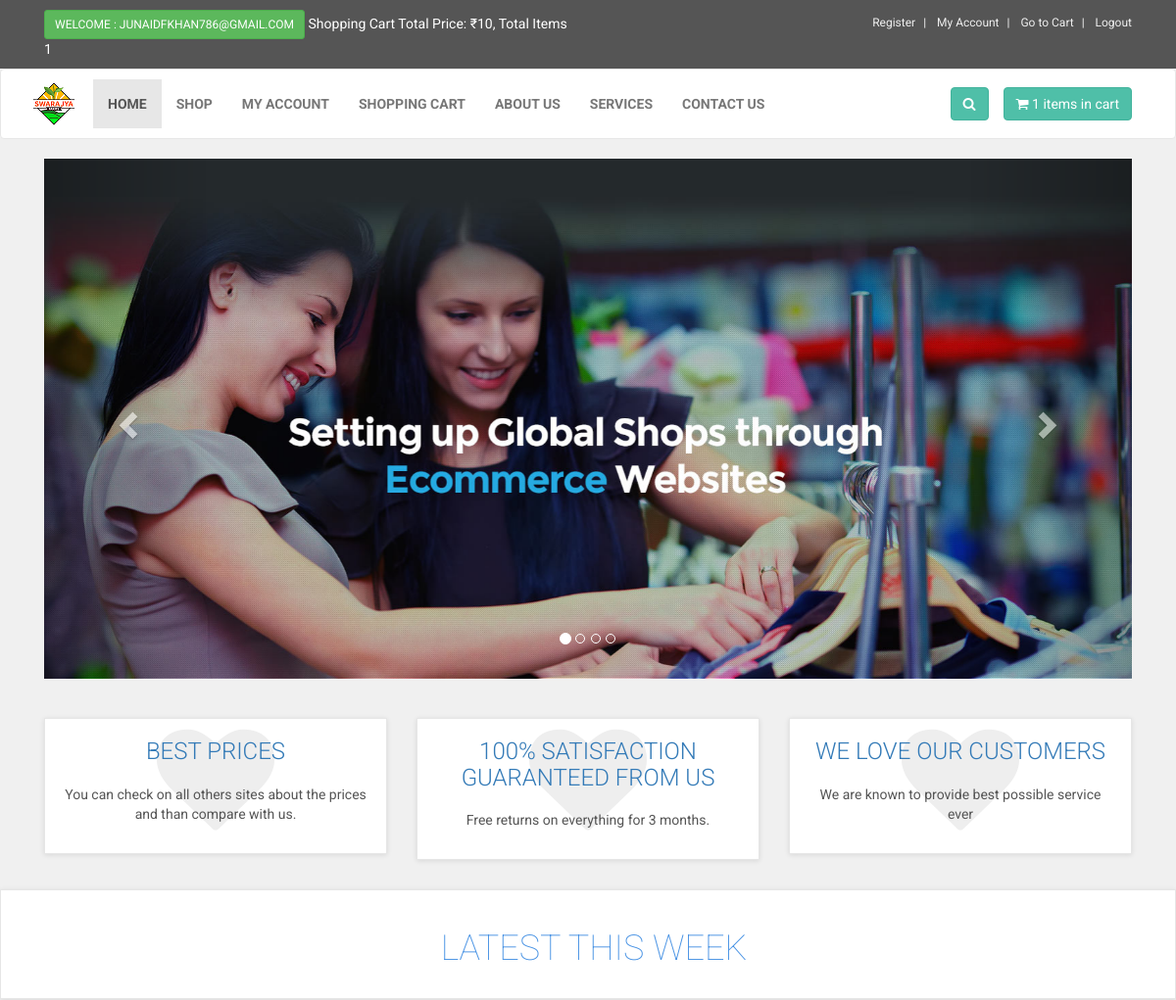
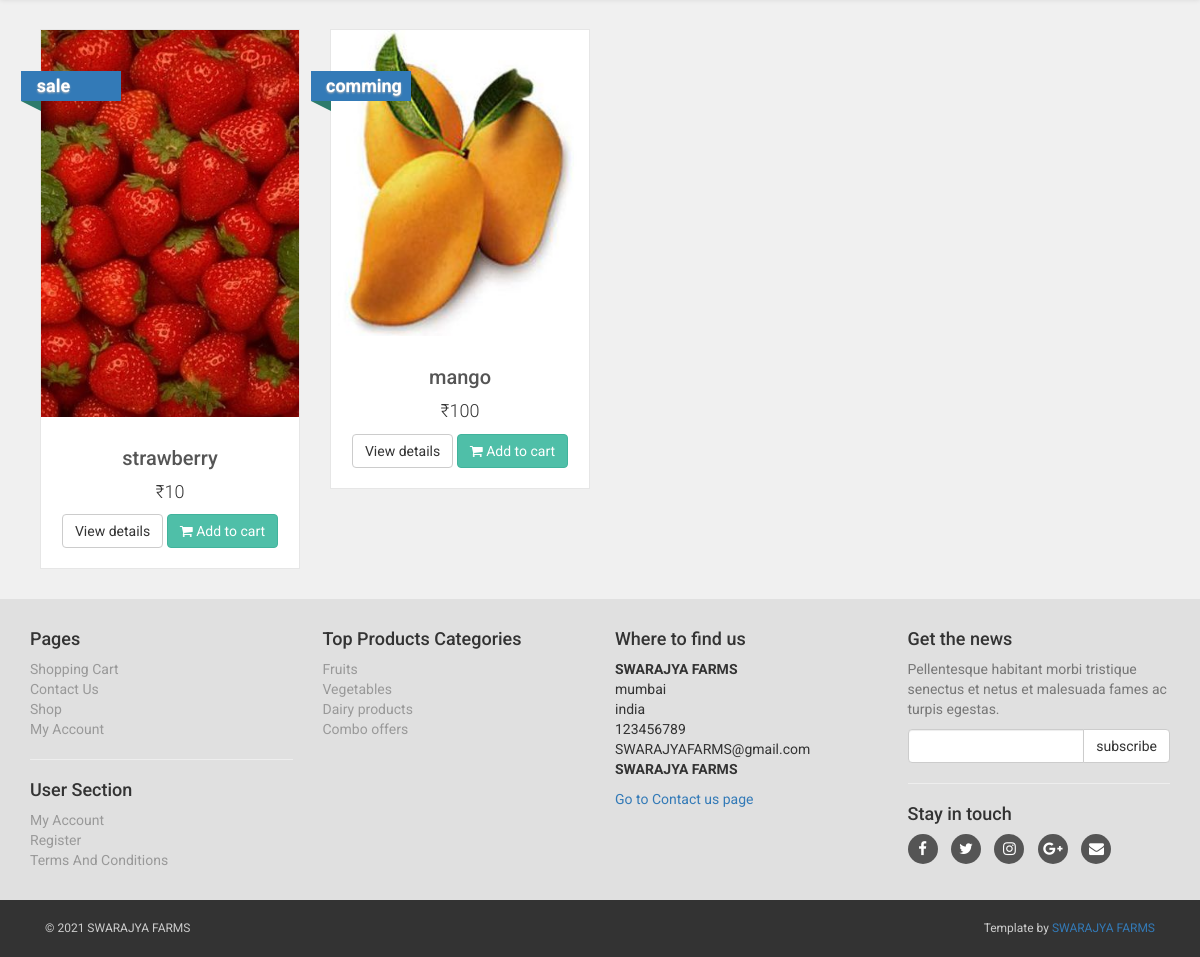
The app's page / (signed in) with its own data (2 pictures, top to bottom).
### tables this page shows
CREATE TABLE `slider` (
  `slide_id` int(10) NOT NULL,
  `slide_name` varchar(255) NOT NULL,
  `slide_image` text NOT NULL,
  `slide_url` varchar(255) NOT NULL
);

CREATE TABLE `boxes_section` (
  `box_id` int(10) NOT NULL,
  `box_title` text NOT NULL,
  `box_desc` text NOT NULL
);

CREATE TABLE `products` (
  `product_id` int(10) NOT NULL,
  `p_cat_id` int(10) NOT NULL,
  `cat_id` int(10) NOT NULL,
  `manufacturer_id` int(10) NOT NULL,
  `date` timestamp NOT NULL DEFAULT current_timestamp() ON UPDATE current_timestamp(),
  `product_title` text NOT NULL,
  `product_seo_desc` text NOT NULL,
  `product_url` text NOT NULL,
  `product_img1` text NOT NULL,
  `product_img2` text NOT NULL,
  `product_img3` text NOT NULL,
  `product_price` int(10) NOT NULL,
  `product_psp_price` int(100) NOT NULL,
  `product_desc` text NOT NULL,
  `product_features` text NOT NULL,
  `product_video` text NOT NULL,
  `product_keywords` text NOT NULL,
  `product_label` text NOT NULL,
  `product_type` text NOT NULL,
  `product_weight` decimal(10,1) NOT NULL,
  `status` varchar(255) NOT NULL
);

CREATE TABLE `product_categories` (
  `p_cat_id` int(10) NOT NULL,
  `p_cat_title` text NOT NULL,
  `p_cat_top` text NOT NULL,
  `p_cat_image` text NOT NULL
);

### index.php (the view, shortened to what this page needs)
<?php
include("includes/db.php");
include("functions/functions.php");
?>
<!DOCTYPE html>
<html>
<head>
<link href="styles/bootstrap.min.css" rel="stylesheet">
<link href="styles/style.css" rel="stylesheet">
<link href="font-awesome/css/font-awesome.min.css" rel="stylesheet">
</head>
<body>
<div id="top">
<div class="container">
<div class="col-md-6 offer">
<a href="#" class="btn btn-success btn-sm" >
<?php
if(!isset($_SESSION['customer_email'])){
echo "Welcome :Guest";
}else{
echo "Welcome : " . $_SESSION['customer_email'] . "";
}
?>
</a>
<a href="#">
Shopping Cart Total Price: <?php total_price(); ?>, Total Items <?php items(); ?>
</a>
</div>
<div class="col-md-6">
<ul class="menu">
<li>
<a href="customer_register.php">
Register
</a>
</li>
<li>
<?php
if(!isset($_SESSION['customer_email'])){
echo "<a href='checkout.php' >My Account</a>";
}
else{
echo "<a href='customer/my_account.php?my_orders'>My Account</a>";
}
?>
</li>
<li>
<a href="cart.php">
Go to Cart
</a>
</li>
<li>
<?php
if(!isset($_SESSION['customer_email'])){
echo "<a href='checkout.php'> Login </a>";
}else {
echo "<a href='logout.php'> Logout </a>";
}
?>
</li>
</ul>
</div>
</div>
</div>
<div class="navbar navbar-default" id="navbar">
<div class="container" >
<div class="navbar-header">
<a class="navbar-brand home" href="index.php" >
<img src="images/logo.png" alt="computerfever logo" class="hidden-xs" >
</a>
</div>
<div class="navbar-collapse collapse" id="navigation" >
<div class="padding-nav" >
<ul class="nav navbar-nav navbar-left">
<li class="active">
<a href="index.php"> Home </a>
</li>
<li>
<a href="shop.php"> Shop </a>
</li>
<li>
<?php
if(!isset($_SESSION['customer_email'])){
echo "<a href='checkout.php' >My Account</a>";
}
else{
echo "<a href='customer/my_account.php?my_orders'>My Account</a>";
}
?>
</li>
<li>
<a href="cart.php"> Shopping Cart </a>
</li>
<li>
<a href="about.php"> About Us </a>
</li>
<li>
<a href="services.php"> Services </a>
</li>
<li>
<a href="contact.php"> Contact Us </a>
</li>
</ul>
</div>
<a class="btn btn-primary navbar-btn right" href="cart.php">
<i class="fa fa-shopping-cart"></i>
<span> <?php items(); ?> items in cart </span>
</a>
<div class="navbar-collapse collapse right">
<button class="btn navbar-btn btn-primary" type="button" data-toggle="collapse" data-target="#search">
<i class="fa fa-search"></i>
</button>
</div>
</div>
</div>
</div>
<div class="container" id="slider">
<div class="col-md-12">
<div id="myCarousel" class="carousel slide" data-ride="carousel">
<ol class="carousel-indicators">
<li data-target="#myCarousel" data-slide-to="0" class="active"></li>
<li data-target="#myCarousel" data-slide-to="1"></li>
<li data-target="#myCarousel" data-slide-to="2"></li>
<li data-target="#myCarousel" data-slide-to="3"></li>
</ol>
<div class="carousel-inner">
<?php
$get_slides = "select * from slider LIMIT 0,1";
$run_slides = mysqli_query($con,$get_slides);
while($row_slides=mysqli_fetch_array($run_slides)){
$slide_image = $row_slides['slide_image'];
$slide_url = $row_slides['slide_url'];
echo "
<div class='item active'>
<a href='$slide_url'><img src='admin_area/slides_images/$slide_image'></a>
</div>
";
}
?>
</div>
<a class="left carousel-control" href="#myCarousel" data-slide="prev">
<span class="glyphicon glyphicon-chevron-left"> </span>
</a>
<a class="right carousel-control" href="#myCarousel" data-slide="next">
<span class="glyphicon glyphicon-chevron-right"> </span>
</a>
</div>
</div>
</div>
<div id="advantages">
<div class="container">
<div class="same-height-row">
<?php
$get_boxes = "select * from boxes_section";
$run_boxes = mysqli_query($con,$get_boxes);
while($run_boxes_section=mysqli_fetch_array($run_boxes)){
$box_title = $run_boxes_section['box_title'];
$box_desc = $run_boxes_section['box_desc'];
?>
<div class="col-sm-4">
<div class="box same-height">
<div class="icon">
<i class="fa fa-heart" ></i>
</div>
<h3><a href="#"> <?php echo $box_title; ?> </a></h3>
<p>
<?php echo $box_desc; ?>
</p>
</div>
</div>
<?php } ?>
</div>
</div>
</div>
<div id="hot">
<div class="box">
<div class="container">
<div class="col-md-12">
<h2>Latest this week</h2>
</div>
</div>
</div>
</div>
<div id="content" class="container">
<div class="row flex-wrap">
<?php
getPro();
?>
</div>
</div>
<?php
include("includes/footer.php");
?>
</body>
</html>

### functions/functions.php (shortened to what this page needs)
<?php
$db = mysqli_connect("localhost","root","","ecom_store");
function getRealUserIp(){
    switch(true){
      default : return $_SERVER['REMOTE_ADDR'];
    }
 }
function items(){
global $db;
$count_items = 0;
$ip_add = getRealUserIp();
$get_items = "select * from cart where ip_add='$ip_add'";
$run_items = mysqli_query($db,$get_items);
while($row_items = mysqli_fetch_array($run_items)){
$product_qty = $row_items['qty'];
$count_items += $product_qty;
}
echo $count_items;
}
function total_price(){
global $db;
$ip_add = getRealUserIp();
$total = 0;
$select_cart = "select * from cart where ip_add='$ip_add'";
$run_cart = mysqli_query($db,$select_cart);
while($record=mysqli_fetch_array($run_cart)){
$pro_qty = $record['qty'];
$sub_total = $record['p_price']*$pro_qty;
$total += $sub_total;
}
echo "&#8377;" . $total;
}
function getPro(){
global $db;
$get_products = "select * from products order by 1 DESC LIMIT 0,8";
$run_products = mysqli_query($db,$get_products);
while($row_products=mysqli_fetch_array($run_products)){
$pro_title = $row_products['product_title'];
$pro_price = $row_products['product_price'];
$pro_img1 = $row_products['product_img1'];
$pro_label = $row_products['product_label'];
$pro_psp_price = $row_products['product_psp_price'];
$pro_url = $row_products['product_url'];
if($pro_label == "Sale" or $pro_label == "Gift"){
$product_price = "<del> &#8377;$pro_price </del>";
$product_psp_price = "| &#8377;$pro_psp_price";
}
else{
$product_psp_price = "";
$product_price = "&#8377;$pro_price";
}
if($pro_label == ""){
$product_label = "";
}
else{
$product_label = "
<a class='label sale' href='#' style='color:black;'>
<div class='thelabel'>$pro_label</div>
<div class='label-background'> </div>
</a>
";
}
echo "
<div class='col-md-4 col-sm-6 single' >
<div class='product' >
<a href='$pro_url' >
<img src='admin_area/product_images/$pro_img1' class='img-responsive' >
</a>
<div class='text' >
<h3><a href='$pro_url' >$pro_title</a></h3>
<p class='price' > $product_price $product_psp_price </p>
<p class='buttons' >
<a href='$pro_url' class='btn btn-default' >View details</a>
<a href='$pro_url' class='btn btn-primary'>
<i class='fa fa-shopping-cart'></i> Add to cart
</a>
</p>
</div>
$product_label
</div>
</div>
";
}
}
?>

### includes/footer.php (shortened to what this page needs)
<div id="footer">
<div class="container">
<div class="row" >
<div class="col-md-3 col-sm-6" >
<h4>Pages</h4>
<ul>
<li><a href="cart.php">Shopping Cart</a></li>
<li><a href="contact.php">Contact Us</a></li>
<li><a href="shop.php">Shop</a></li>
<li>
<?php
if(!isset($_SESSION['customer_email'])){
echo "<a href='checkout.php' >My Account</a>";
}
else{
echo "<a href='customer/my_account.php?my_orders'>My Account</a>";
}
?>
</li>
</ul>
<hr>
<h4>User Section</h4>
<ul>
<li>
<?php
if(!isset($_SESSION['customer_email'])){
echo "<a href='checkout.php' >Login</a>";
}
else{
echo "<a href='customer/my_account.php?my_orders'>My Account</a>";
}
?>
</li>
<li><a href="customer_register.php">Register</a></li>
<li><a href="terms.php">Terms And Conditions </a></li>
</ul>
</div>
<div class="col-md-3 col-sm-6">
<h4> Top Products Categories </h4>
<ul>
<?php
$get_p_cats = "select * from product_categories";
$run_p_cats = mysqli_query($con,$get_p_cats);
while($row_p_cats = mysqli_fetch_array($run_p_cats)){
$p_cat_id = $row_p_cats['p_cat_id'];
$p_cat_title = $row_p_cats['p_cat_title'];
echo "<li> <a href='shop.php?p_cat=$p_cat_id'> $p_cat_title </a> </li>";
}
?>
</ul>
</div>
<div class="col-md-3 col-sm-6">
<h4>Where to find us</h4>
<p>
<strong>SWARAJYA FARMS</strong>
<br>mumbai
<br>india
<br>123456789
<br>SWARAJYAFARMS@gmail.com
<br>
<strong>SWARAJYA FARMS</strong>
</p>
<a href="contact.php">Go to Contact us page</a>
</div>
<div class="col-md-3 col-sm-6">
<h4>Get the news</h4>
<p class="text-muted">
Pellentesque habitant morbi tristique senectus et netus et malesuada fames ac turpis egestas.
</p>
<form action="https://feedburner.google.com/fb/a/mailverify" method="post" target="popupwindow" onsubmit="window.open('https://feedburner.google.com/fb/a/mailverify?uri=computerfever', 'popupwindow', 'scrollbars=yes,width=550,height=520');return true">
<div class="input-group">
<input type="text" class="form-control" name="email">
<span class="input-group-btn">
<input type="submit" value="subscribe" class="btn btn-default">
</span>
</div>
</form>
<hr>
<h4> Stay in touch </h4>
<p class="social">
<a href="#"><i class="fa fa-facebook"></i></a>
<a href="#"><i class="fa fa-twitter"></i></a>
<a href="#"><i class="fa fa-instagram"></i></a>
<a href="#"><i class="fa fa-google-plus"></i></a>
<a href="#"><i class="fa fa-envelope"></i></a>
</p>
</div>
</div>
</div>
</div>
<div id="copyright">
<div class="container" >
<div class="col-md-6" >
<p class="pull-left"> &copy; 2021 SWARAJYA FARMS </p>
</div>
<div class="col-md-6" >
<p class="pull-right" >
Template by <a href="#" >SWARAJYA FARMS</a>
</p>
</div>
</div>
</div>

### styles/style.css (style rules this page uses)
body { font-family: "Roboto", Helvetica, Arial, sans-serif; font-size: 14px; line-height: 1.42857143; color: #333333; background-color: #f0f0f0; overflow-x: hidden; }
#top { background: #555555; padding: 10px 0; }
#top .offer { color: #fff; }
#top .offer .btn { text-transform: uppercase; }
#top a { color: #fff; }
#top ul.menu { padding-top: 5px; margin: 0; text-align: right; font-size: 12px; list-style: none; }
#top ul.menu > li { display: inline-block; }
#top ul.menu > li a { color: #eeeeee; }
#top ul.menu > li + li:before { content: "|\00a0"; padding: 0 5px; color: #f7f7f7; }
.navbar { background:white; }
.navbar-collapse .right { float:right; }
.navbar-brand { float:left; padding: 10px 15px; font-size:18px; line-height:20px; height:70px; }
.navbar ul.nav > li > a { text-transform:uppercase; font-weight:bold; font-size:14px; }
.padding-nav { padding-top:10px; }
.btn-primary { color:rgb(255, 255, 255); background-color:rgb(79, 191, 168); border-color:rgb(65, 179, 156); }
#slider { margin-bottom:40px; }
.box { background: #fff; margin: 0 0 30px; border: solid 1px #e6e6e6; box-sizing: border-box; padding:20px; box-shadow: 0 1px 5px rgba(0, 0, 0, 0.1); }
#advantages { text-align:center; }
#advantages .box .icon { position: absolute; font-size: 120px; width:100%; text-align:center; top: -20px; left:0; height:100%; float:left; color:#eeeeee; transition: all 0.2s ease-out; z-index:1; box-sizing: border-box; }
#advantages .box h3 { position:relative; margin: 0 0 20px; font-weight: 300; text-transform: uppercase; z-index:2; }
#advantages .box p { position:relative; color:#555555; z-index:2; }
.flex-wrap { display: flex; flex-wrap: wrap; }
#hot h2 { text-transform: uppercase; font-size: 36px; color: #4993e4; font-weight: 100; text-align: center; }
#content { padding-left:25px; }
.single { width:290px; }
#content .product { background:#fff; border: solid 1px #e6e6e6; box-sizing: border-box; margin-bottom: 30px; }
#content .product .text p.price { font-size:18px; text-align:center; font-weight:300; }
#content .product .text .buttons { clear:both; text-align:center; }
#content .product .text h3 { text-align:center; font-size:20px; }
#content .product .text h3 a { color:rgb(85, 85, 85); }
#content .product .text { padding:10px 10px 0px; }
#content .product .text .buttons .btn { margin-bottom:10px; }
#footer { background: #e0e0e0; padding: 20px 0; }
#footer ul { padding-left: 0; list-style: none; }
#footer ul a { color:#999999; padding: 20px 0; }
#footer .social { text-align: left; }
#footer .social a { margin: 0 10px 0 0; color: #fff; display: inline-block; width: 30px; height: 30px; border-radius: 15px; line-height: 30px; font-size: 15px; text-align: center; transition: all 0.2s ease-out; vertical-align: bottom; background-color:#555555; }
#copyright { background:#333; color:#ccc; padding:20px 0; font-size:12px; }
#copyright p { margin: 0; }
.label { text-decoration : none; position: absolute; top: 50px; padding-left:51px; z-index: 20; }
.label .thelabel { position: relative; width: 100px; padding: 6px 50px 6px 15px; margin: 40px 50px 10px -71px; color: #fff; font-size:18px; font-weight:bold; background-color: #337ab7; text-shadow: 0px 1px 2px #bbb ; }
.label .thelabel:before, .label .thelabel:after { content: ''; position: absolute; width:0; height:0; }
.label .thelabel:after { left: 0px; top: 100%; border-width : 5px 10px; border-style: solid; border-color: #2d7b6b #2d7b6b transparent transparent; }
.label.sale { top: 0; }

### records on screen
slider: slide_image (picture)
boxes_section: box_title "BEST PRICES", box_desc "You can check on all others sites about the prices and than compare with us."
boxes_section: box_title "100% SATISFACTION GUARANTEED FROM US", box_desc "Free returns on everything for 3 months."
boxes_section: box_title "WE LOVE OUR CUSTOMERS", box_desc "We are known to provide best possible service ever"
products: product_img1 (picture), product_title "strawberry", product_price "₹10", product_label "sale"
products: product_img1 (picture), product_title "mango", product_price "₹100", product_label "comming"
product_categories: p_cat_title "Fruits"
product_categories: p_cat_title "Vegetables"
product_categories: p_cat_title "Dairy products"
product_categories: p_cat_title "Combo offers"

### other values on screen
$_SESSION['customer_email'] "JUNAIDFKHAN786@GMAIL.COM"
$total "10"
$count_items "1 1"
